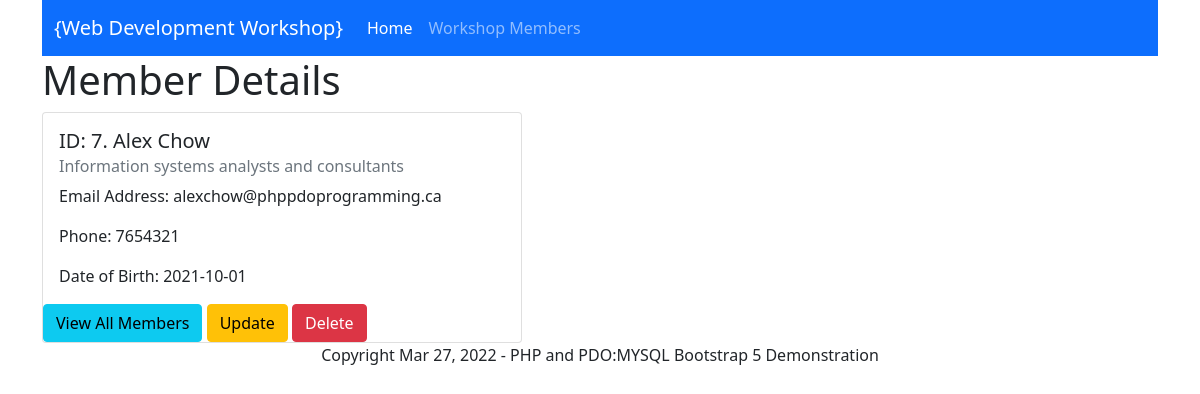
Screenshot of /show-member.php?id=7 with the database file from the repository.
### tables this page shows
CREATE TABLE IF NOT EXISTS members 
(
    member_id int(11) NOT NULL, 
    first_name varchar(40) NOT NULL, 
    last_name varchar(40) NOT NULL, 
    dob date NOT NULL, email varchar(80) NOT NULL, 
    phone varchar(20) NOT NULL, 
    occupation_id int(11) NOT NULL 
);

CREATE TABLE occupations 
( 
    occupation_id int(11) PRIMARY KEY NOT NULL AUTO_INCREMENT,
    name varchar(60) NOT NULL 
);

### db_config/crud.php (called while the page is built, shortened)
<?php
require_once 'Database.php';
$crud = new Database($pdo);

### db_config/Database.php (called while the page is built, shortened)
<?php
class Database {
    private $db;
    function __construct($connection) {
        $this->db = $connection;
    }
    public function getMemberDetails($mem_id) {
        try {
            $sql =
            "SELECT * FROM members
            AS mem INNER JOIN occupations AS occ
            on mem.occupation_id = occ.occupation_id
            WHERE member_id = :id";
            $stmt = $this->db->prepare($sql);
            $stmt->bindparam(':id', $mem_id);
            $stmt->execute();
            $result = $stmt->fetch(PDO::FETCH_ASSOC);
            return $result;
        }  catch (PDOException $e) {
            echo $e->getMessage();
            return false;
        }
    }
}

### show-member.php (the view, shortened to what this page needs)
<?php
require_once 'templates/header.php';
require_once 'db_config/crud.php';
if (isset($_GET['id'])) {
    $id = $_GET['id'];
    $memberDetailsArray = $crud->getMemberDetails($id);
?>
    <h1>Member Details</h1>
    <div class="card" style="width: 30rem;">
        <div class="card-body">
            <h5 class="card-title">
                <?php
                echo "ID: ".$memberDetailsArray['member_id'].". ".$memberDetailsArray['first_name']." ".$memberDetailsArray['last_name'];
                ?>
            </h5>
            <h6 class="card-subtitle mb-2 text-muted">
                <?php echo $memberDetailsArray['name']; ?>
            </h6>
            <p class="card-text">
                Email Address: <?php echo $memberDetailsArray['email']; ?>
            </p>
            <p class="card-text">
                Phone: <?php echo $memberDetailsArray['phone']; ?>
            </p>
            <p class="card-text">
                Date of Birth: <?php echo $memberDetailsArray['dob'];  ?>
            </p>
        </div>
        <div>
            <a href="members.php" class="btn btn-info">View All Members</a>
            <a href="update-member.php?id=<?php echo $memberDetailsArray['member_id']; ?>" class="btn btn-warning">Update</a>
            <a href="delete-member.php?id=<?php echo $memberDetailsArray['member_id']; ?>" class="btn btn-danger">Delete</a>
        </div>
    </div>
<?php
}
else {
    echo "<h2>Member id is not found!</h2>";
}
?>
<?php
require_once 'templates/footer.php';
?>

### templates/header.php (shortened to what this page needs)
<!doctype html>
<html lang="en">
  <head>
    <link href="https://cdn.jsdelivr.net/npm/bootstrap@5.1.0/dist/css/bootstrap.min.css" rel="stylesheet">
    <link rel="stylesheet" href="css/styles.css">
  </head>
  <body>
<div class="container">
<nav class="navbar navbar-expand-lg navbar-dark bg-primary">
  <div class="container-fluid">
    <a class="navbar-brand" href="index.php">{Web Development Workshop}</a>
    <div class="collapse navbar-collapse" id="navbarNav">
      <ul class="navbar-nav">
        <li class="nav-item">
          <a class="nav-link active" aria-current="page" href="index.php">Home</a>
        </li>
        <li class="nav-item">
          <a class="nav-link" href="members.php">Workshop Members</a>
        </li>
      </ul>
    </div>
  </div>
</nav>

### templates/footer.php (shortened to what this page needs)
    <footer class="text-center">
        <?php
        echo 'Copyright '.date('M d, Y').' - PHP and PDO:MYSQL Bootstrap 5 Demonstration';
        ?>
    </footer>
    </div>
  </body>
</html>

### rows the page displays
members: member_id "7", first_name "Alex", last_name "Chow", occupation.name "Information systems analysts and consultants", email "alexchow@phppdoprogramming.ca", phone "7654321", dob "2021-10-01"
